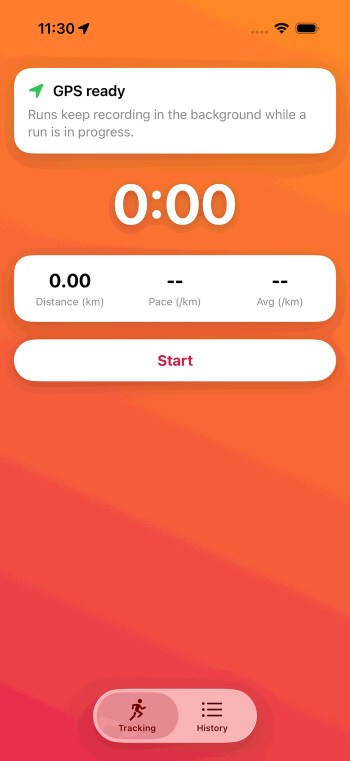
#> input picture docs/screenshots/01-tracking-idle.png, 700 x 1522 px, given in place of icon-1024.png, which was not available (shown at 1/2 size)
$ python build-showcase.py
#> lines starting #> are read from the running program, lines starting #| are printed output that depends on the picture; after the words box and inside, x2 and y2 are one past the last pixel; in counts of white or black regions, pixels touching at a corner belong together; pictures that were not available may be replaced by others from this repository, and a replacement may not be noted
#!/usr/bin/env python3
"""Rebuilds docs/screenshots/00-showcase.png (1200x560) from versioned files only.

Inputs: the app icon and two of the full screenshots in this folder.
It does not capture the app; see "Recapturing the screenshots" in docs/screenshots/README.md.

    python3 -m pip install Pillow
    python3 docs/screenshots/build-showcase.py
"""
from pathlib import Path

from PIL import Image, ImageDraw, ImageFilter

ROOT = Path(__file__).resolve().parents[2]
SHOTS = ROOT / "docs" / "screenshots"
ICON = ROOT / "STRIDE" / "Assets.xcassets" / "AppIcon.appiconset" / "icon-1024.png"
OUT = SHOTS / "00-showcase.png"

WIDTH, HEIGHT = 1200, 560
ORANGE, CRIMSON = (0xFE, 0x87, 0x26), (0xE8, 0x2A, 0x4D)   # icon corners, see docs/DESIGN.md

# (file, crop box as fractions of the screenshot: left, top, right, bottom)
PANELS = [
    (SHOTS / "02-tracking-active.png", (0.0, 0.07, 1.0, 0.93)),
    (SHOTS / "03-run-details.png", (0.0, 0.05, 1.0, 0.91)),
]
PANEL_HEIGHT = 480
RADIUS = 36


def gradient() -> Image.Image:
    """Diagonal gradient like the icon: orange at the top right, crimson at the bottom left."""
    img = Image.new("RGB", (WIDTH, HEIGHT))
#> img: PIL image 1200x560 RGB; every value is 0
    px = img.load()
    for y in range(HEIGHT):
        for x in range(WIDTH):
            t = ((WIDTH - x) / WIDTH + y / HEIGHT) / 2
            px[x, y] = tuple(round(a + (b - a) * t) for a, b in zip(ORANGE, CRIMSON))
    return img


def rounded(img: Image.Image, radius: int) -> Image.Image:
#> called with radius = 76
    mask = Image.new("L", img.size, 0)
#> mask: PIL image 340x340 L; every value is 0
    ImageDraw.Draw(mask).rounded_rectangle((0, 0, *img.size), radius, fill=255)
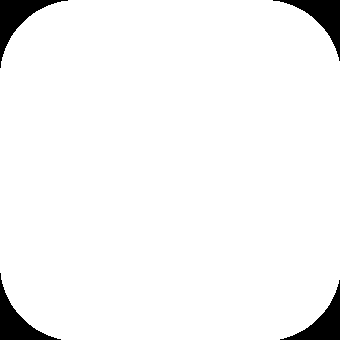
#> mask: PIL image 340x340 L; 95.9% white; 4 black regions, box (x1, y1, x2, y2) and area: (0, 0, 68, 68) 1267, (273, 0, 340, 61) 1199, (0, 273, 61, 340) 1199, (280, 280, 340, 340) 1132
    out = img.convert("RGBA")
    out.putalpha(mask)
    return out


def paste_with_shadow(canvas: Image.Image, tile: Image.Image, xy: tuple[int, int]) -> None:
#> called with xy = (70, 110)
    shadow = Image.new("RGBA", canvas.size, (0, 0, 0, 0))
#> shadow: PIL image 1200x560 RGBA; every value is 0
    ImageDraw.Draw(shadow).rounded_rectangle(
        (xy[0], xy[1] + 10, xy[0] + tile.width, xy[1] + 10 + tile.height), RADIUS, fill=(0, 0, 0, 90)
    )
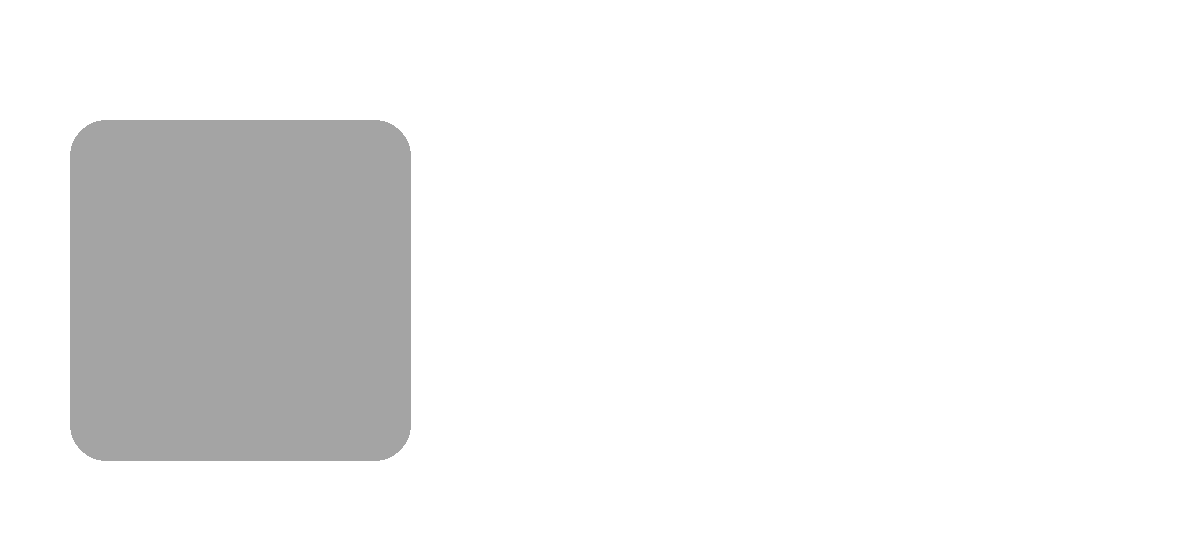
#> shadow: PIL image 1200x560 RGBA; mean R, G, B, A 0, 0, 0, 15.4; transparent parts drawn white
    canvas.alpha_composite(shadow.filter(ImageFilter.GaussianBlur(14)))
    canvas.alpha_composite(tile, xy)


def panel(path: Path, box: tuple[float, float, float, float]) -> Image.Image:
#> called with box = (0, 0.07, 1, 0.93)
    shot = Image.open(path).convert("RGB")
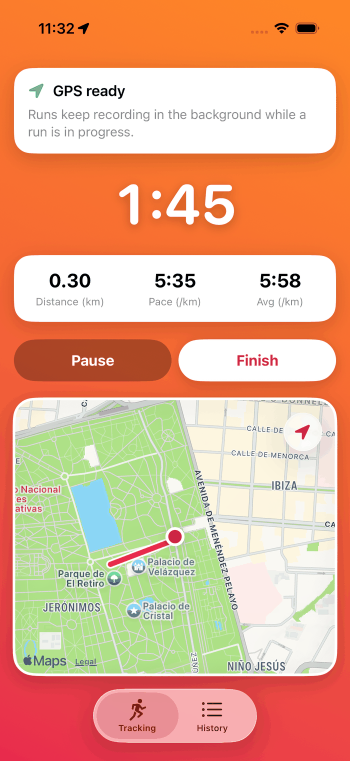
#> input picture docs/screenshots/02-tracking-active.png, 700 x 1522 px (shown at 1/2 size)
#> shot is the input picture: PIL image 700x1522 RGB; mean R, G, B 227.8, 174.5, 142.5
    w, h = shot.size
#> w = 700; h = 1522
    crop = shot.crop((round(box[0] * w), round(box[1] * h), round(box[2] * w), round(box[3] * h)))
    scale = PANEL_HEIGHT / crop.height
#> scale = 0.367
    crop = crop.resize((round(crop.width * scale), PANEL_HEIGHT), Image.LANCZOS)
#> crop: PIL image 257x480 RGB
    return rounded(crop, RADIUS)
#> call 2 of rounded, with radius = 36
#> in rounded (call 2), `mask = Image.new("L", img.size, 0)`: mask: PIL image 257x480 L; every value is 0
#> in rounded (call 2), `ImageDraw.Draw(mask).rounded_rectangle((0, 0, *img.size), radius, fill..`:
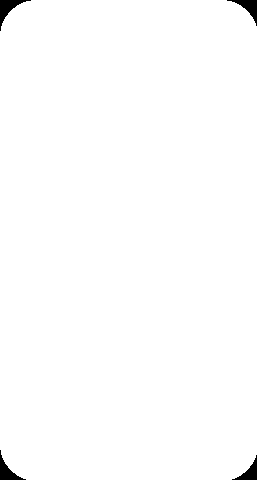
#> mask: PIL image 257x480 L; 99.2% white; 4 black regions, box (x1, y1, x2, y2) and area: (0, 0, 31, 31) 287, (227, 0, 257, 26) 256, (0, 450, 26, 480) 256, (232, 455, 257, 480) 226


def main() -> None:
    canvas = gradient().convert("RGBA")

    icon = rounded(Image.open(ICON).convert("RGB").resize((340, 340), Image.LANCZOS), 76)
    paste_with_shadow(canvas, icon, (70, (HEIGHT - icon.height) // 2))

    panels = [panel(p, box) for p, box in PANELS]
#> call 2 of panel, with box = (0, 0.05, 1, 0.91)
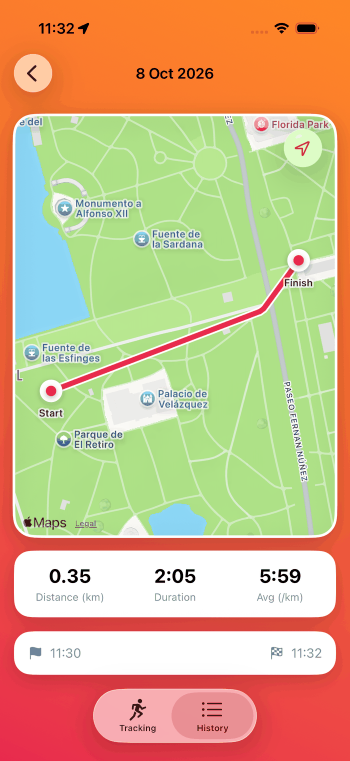
#> input picture docs/screenshots/03-run-details.png, 700 x 1522 px (shown at 1/2 size)
#> in panel, shot is the input picture: PIL image 700x1522 RGB; mean R, G, B 208.8, 182.5, 137.4
#> in panel (call 2), `crop = crop.resize((round(crop.width * scale), PANEL_HEIGHT), Image.LA..`:
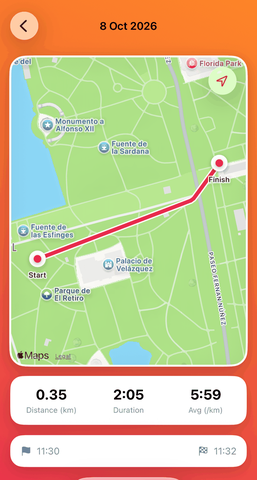
#> crop: PIL image 257x480 RGB; mean R, G, B 204.3, 195.4, 146.8
#> panels = 2 items
    gap = 36
    total = sum(p.width for p in panels) + gap * (len(panels) - 1)
#> total = 550
    x = WIDTH - 70 - total
#> x = 580
    for p in panels:
        paste_with_shadow(canvas, p, (x, (HEIGHT - p.height) // 2))
        x += p.width + gap
#> this loop made 2 passes
#> x on passes 1 to 2: 873, 1166
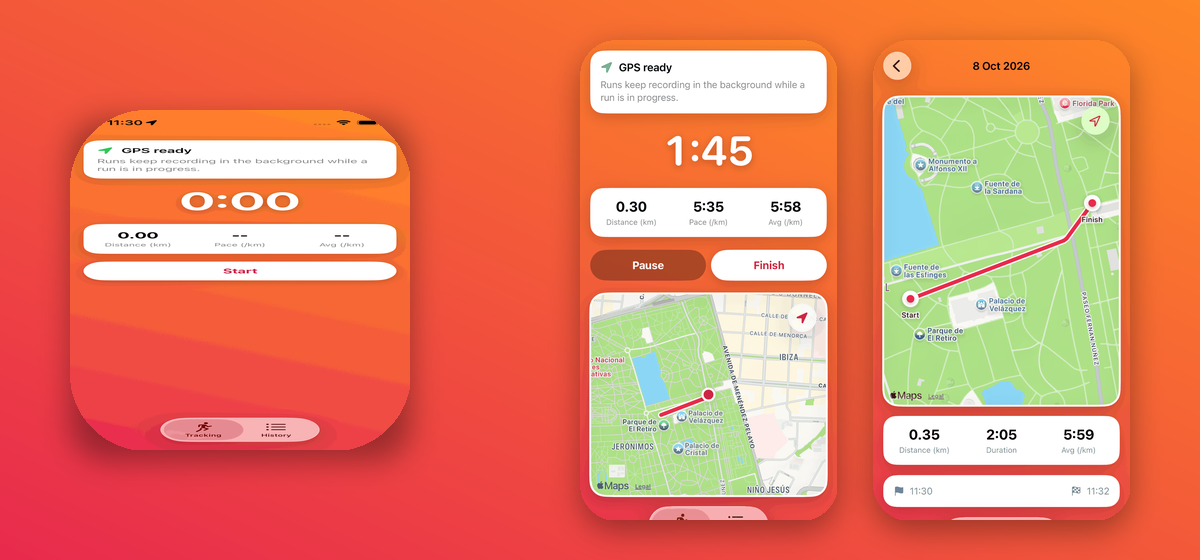
#> canvas: PIL image 1200x560 RGBA; mean R, G, B, A 228.8, 130.8, 99.7, 255
#> after the loop, x = 1166

    canvas.convert("RGB").save(OUT, optimize=True)
    print(f"wrote {OUT.relative_to(ROOT)}")


if __name__ == "__main__":
    main()
